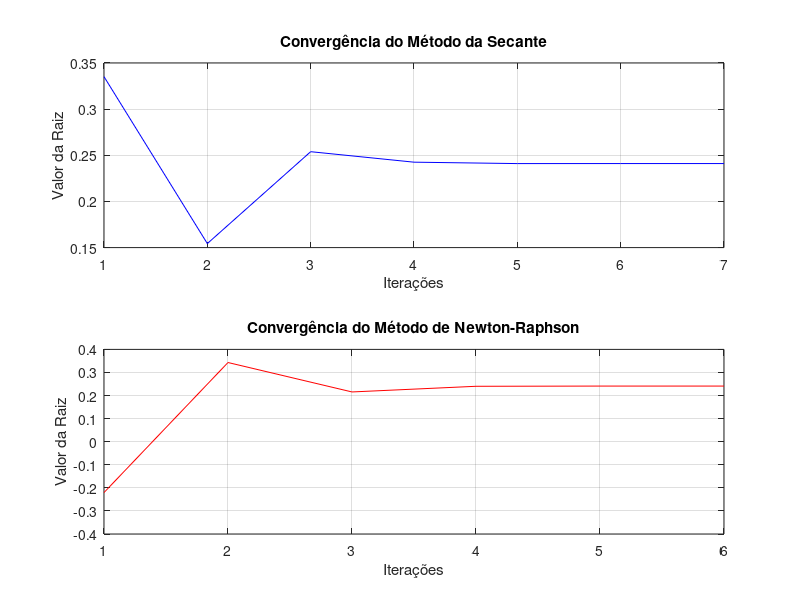

The MATLAB script that drew this image:
function lista5Questao3()
    % Definindo constantes
    e = 8.9e-12;
    F = 1.25;
    q = 2e-5;
    Q = 2e-5;
    raio = 0.85;

    % Definindo a função
    f = @(x) (1/(4*pi*e)) * (q * Q * x / (x^2 + raio^2)^(3/2)) - F;

    % Define a tolerância para o erro absoluto
    Es = 5^(-4); % Tolerância em porcentagem

    % Executar o método da Secante
    fprintf("Método da Secante:\n");
    [rootSecante, itSecante, valoresSecante] = metodoSecante(f, Es);

    % Executar o método de Newton-Raphson
    fprintf("\nMétodo de Newton-Raphson:\n");
    [rootNewton, itNewton, valoresNewton] = metodoNewtonRaphson(f, e, q, Q, raio, Es);

    % Criar tabela comparativa
    criar_tabela(itSecante+1, rootSecante, itNewton+1, rootNewton);

    % Criar gráficos de convergência
    criar_graficos(itSecante+1, itNewton+1, valoresSecante, valoresNewton);
endfunction

function [r, it, valores] = metodoSecante(f, Es)
    Ea = Inf; % Erro absoluto inicial
    xPrevio = 0; % Valor inicial
    x = 0.5; % Valor inicial
    it = 0; % Contador de iterações
    N = 20; % Número máximo de iterações
    valores = []; % Array para armazenar valores de x

    for it = 0:(N-1)
        xProx = (xPrevio * f(x) - x * f(xPrevio)) / (f(x) - f(xPrevio)); % Cálculo do próximo x
        Ea = calcularErroEstimativa(xProx, x);

        % Armazena o valor atual para o gráfico
        valores = [valores; xProx];

        fprintf('Iteração %d: xr = %f, f(x) = %f, Ea = %f\n', it+1, x, f(x), Ea);

        if (Ea < Es)
            fprintf("Iterações %d: Raiz encontrada: %f\n", it + 1, xProx);
            r = xProx;
            return;
        end

        xPrevio = x;
        x = xProx;
    endfor

    fprintf("Método falhou em %d iterações\n", it + 1);
    r = NaN; % Indica falha
endfunction

function [r, it, valores] = metodoNewtonRaphson(f, e, q, Q, raio, Es)
    df = @(x) (1 / (4 * pi * e)) * ...
        ((q * Q * (x^2 + raio^2)^(3/2)) - ...
         (3 * q * Q * x^2 * (x^2 + raio^2)^(1/2))) / ...
        (x^2 + raio^2)^3;

    Ea = Inf; % Erro absoluto inicial
    x = 0.5; % Valor inicial
    it = 0; % Contador de iterações
    N = 20; % Número máximo de iterações
    valores = []; % Array para armazenar valores de x

    for it = 0:(N-1)
        xProx = x - f(x) / df(x); % Cálculo do próximo x
        Ea = calcularErroEstimativa(xProx, x);

        % Armazena o valor atual para o gráfico
        valores = [valores; xProx];

        fprintf('Iteração %d: xr = %f, f(x) = %f, Ea = %f\n', it + 1, x, f(x), Ea);

        if (Ea < Es)
            fprintf("Iterações %d: Raiz encontrada: %f\n", it + 1, xProx);
            r = xProx;
            return;
        end

        x = xProx;
    endfor

    fprintf("Método falhou em %d iterações\n", it);
    r = NaN; % Indica falha
endfunction

function Ea = calcularErroEstimativa(resultadoAtual, resultadoPrev)
    if resultadoPrev == Inf
        Ea = Inf; % Se o valor anterior for infinito, o erro é infinito
    else
        Ea = abs((resultadoAtual - resultadoPrev) / resultadoAtual) * 100; % Calcula o erro percentual
    end
endfunction

function criar_tabela(itSecante, rootSecante, itNewton, rootNewton)
    fprintf("\nTabela Comparativa:\n");
    fprintf("%-20s %-20s %-20s\n", "Método", "Número de Iterações", "Resultado Final");
    fprintf("%-20s %-20d %-20f\n", "Secante", itSecante, rootSecante);
    fprintf("%-20s %-20d %-20f\n", "Newton-Raphson", itNewton, rootNewton);
endfunction

function criar_graficos(itSecante, itNewton, valoresSecante, valoresNewton)
    % Exemplo de como você poderia criar gráficos de convergência
    figure;

    % Gráfico para Secante
    subplot(2, 1, 1);
    plot(1:length(valoresSecante), valoresSecante, 'b-');
    title('Convergência do Método da Secante');
    xlabel('Iterações');
    ylabel('Valor da Raiz');
    grid on;

    % Gráfico para Newton-Raphson
    subplot(2, 1, 2);
    plot(1:length(valoresNewton), valoresNewton, 'r-');
    title('Convergência do Método de Newton-Raphson');
    xlabel('Iterações');
    ylabel('Valor da Raiz');
    grid on;

    % Salvar gráficos se necessário
    saveas(gcf, 'convergencia_métodos_secante_newton.png');
endfunction

% Chama a função principal
lista5Questao3();

